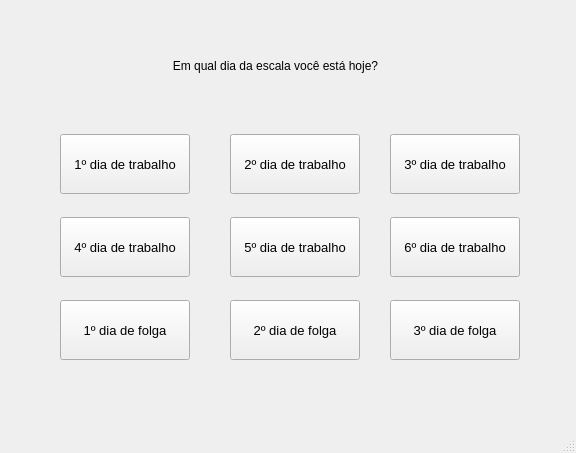
<?xml version="1.0" encoding="UTF-8"?>
<ui version="4.0">
 <class>MainWindow</class>
 <widget class="QMainWindow" name="MainWindow">
  <property name="geometry">
   <rect>
    <x>0</x>
    <y>0</y>
    <width>576</width>
    <height>453</height>
   </rect>
  </property>
  <property name="windowTitle">
   <string>MainWindow</string>
  </property>
  <property name="windowIcon">
   <iconset resource="icons/recursos.qrc">
    <normaloff>:/calendar.ico</normaloff>:/calendar.ico</iconset>
  </property>
  <widget class="QWidget" name="centralwidget">
   <widget class="QPushButton" name="pushButton_2">
    <property name="geometry">
     <rect>
      <x>230</x>
      <y>134</y>
      <width>130</width>
      <height>60</height>
     </rect>
    </property>
    <property name="font">
     <font>
      <pointsize>10</pointsize>
     </font>
    </property>
    <property name="text">
     <string>2º dia de trabalho</string>
    </property>
   </widget>
   <widget class="QPushButton" name="pushButton_3">
    <property name="geometry">
     <rect>
      <x>390</x>
      <y>134</y>
      <width>130</width>
      <height>60</height>
     </rect>
    </property>
    <property name="font">
     <font>
      <pointsize>10</pointsize>
     </font>
    </property>
    <property name="text">
     <string>3º dia de trabalho</string>
    </property>
   </widget>
   <widget class="QLabel" name="label">
    <property name="geometry">
     <rect>
      <x>50</x>
      <y>40</y>
      <width>451</width>
      <height>51</height>
     </rect>
    </property>
    <property name="styleSheet">
     <string notr="true">font: 14pt &quot;Segoe Print&quot;;</string>
    </property>
    <property name="text">
     <string>Em qual dia da escala você está hoje?</string>
    </property>
    <property name="alignment">
     <set>Qt::AlignCenter</set>
    </property>
   </widget>
   <widget class="QPushButton" name="pushButton_6">
    <property name="geometry">
     <rect>
      <x>390</x>
      <y>217</y>
      <width>130</width>
      <height>60</height>
     </rect>
    </property>
    <property name="font">
     <font>
      <pointsize>10</pointsize>
     </font>
    </property>
    <property name="text">
     <string>6º dia de trabalho</string>
    </property>
   </widget>
   <widget class="QPushButton" name="pushButton_5">
    <property name="geometry">
     <rect>
      <x>230</x>
      <y>217</y>
      <width>130</width>
      <height>60</height>
     </rect>
    </property>
    <property name="font">
     <font>
      <pointsize>10</pointsize>
     </font>
    </property>
    <property name="text">
     <string>5º dia de trabalho</string>
    </property>
   </widget>
   <widget class="QPushButton" name="pushButton_9">
    <property name="geometry">
     <rect>
      <x>390</x>
      <y>300</y>
      <width>130</width>
      <height>60</height>
     </rect>
    </property>
    <property name="font">
     <font>
      <pointsize>10</pointsize>
     </font>
    </property>
    <property name="text">
     <string>3º dia de folga</string>
    </property>
   </widget>
   <widget class="QPushButton" name="pushButton_8">
    <property name="geometry">
     <rect>
      <x>230</x>
      <y>300</y>
      <width>130</width>
      <height>60</height>
     </rect>
    </property>
    <property name="font">
     <font>
      <pointsize>10</pointsize>
     </font>
    </property>
    <property name="text">
     <string>2º dia de folga</string>
    </property>
   </widget>
   <widget class="QPushButton" name="pushButton_1">
    <property name="geometry">
     <rect>
      <x>60</x>
      <y>134</y>
      <width>130</width>
      <height>60</height>
     </rect>
    </property>
    <property name="font">
     <font>
      <pointsize>10</pointsize>
     </font>
    </property>
    <property name="text">
     <string>1º dia de trabalho</string>
    </property>
   </widget>
   <widget class="QPushButton" name="pushButton_4">
    <property name="geometry">
     <rect>
      <x>60</x>
      <y>217</y>
      <width>130</width>
      <height>60</height>
     </rect>
    </property>
    <property name="font">
     <font>
      <pointsize>10</pointsize>
     </font>
    </property>
    <property name="text">
     <string>4º dia de trabalho</string>
    </property>
   </widget>
   <widget class="QPushButton" name="pushButton_7">
    <property name="geometry">
     <rect>
      <x>60</x>
      <y>300</y>
      <width>130</width>
      <height>60</height>
     </rect>
    </property>
    <property name="font">
     <font>
      <pointsize>10</pointsize>
     </font>
    </property>
    <property name="text">
     <string>1º dia de folga</string>
    </property>
   </widget>
  </widget>
  <widget class="QMenuBar" name="menubar">
   <property name="geometry">
    <rect>
     <x>0</x>
     <y>0</y>
     <width>576</width>
     <height>22</height>
    </rect>
   </property>
  </widget>
  <widget class="QStatusBar" name="statusbar"/>
 </widget>
 <resources>
  <include location="icons/recursos.qrc"/>
 </resources>
 <connections/>
</ui>
